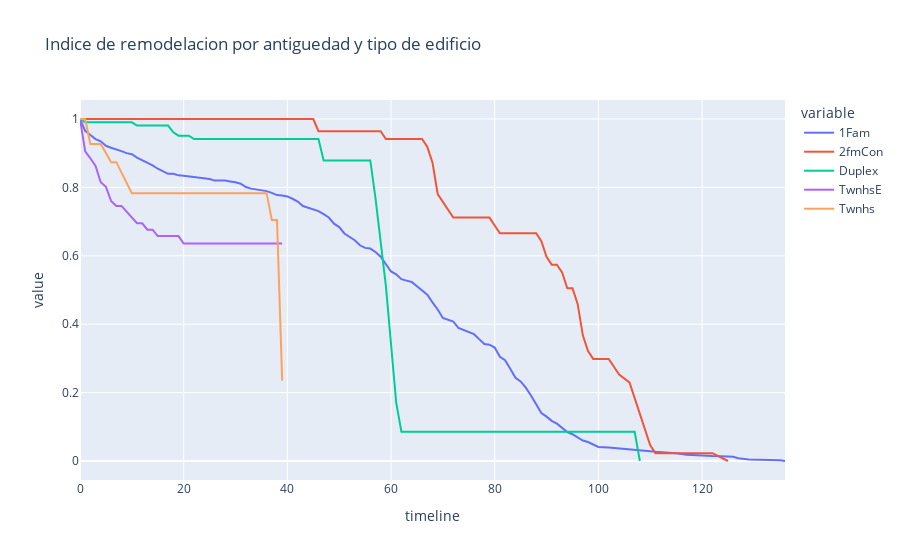

This figure's notebook cell:
### Markdown cell above
Foundation: Type of foundation
		
       BrkTil	Brick & Tile
       CBlock	Cinder Block
       PConc	Poured Contrete	
       Slab	Slab
       Stone	Stone
       Wood	Wood

### Code cell
rates, logrank= survival(data, 'BldgType', 'antiguedadventa', 'remodelation')

rates.plot(kind='line',title = 'Indice de remodelacion por antiguedad y tipo de edificio')
